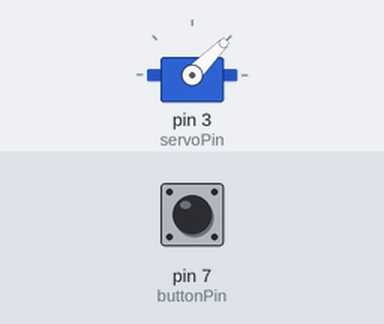
Bench run of a sketch on a simulated Arduino Uno, built with avr-gcc and run on an emulated ATmega328P. Parts: servo. Inputs (shaded band) come from the test bench; at power-on: pin 7 (buttonPin) LOW.

Above: at 1.2 s.
1.3 s: pin 7 (buttonPin) pulled HIGH for 3.2 s
At 4.3 s:
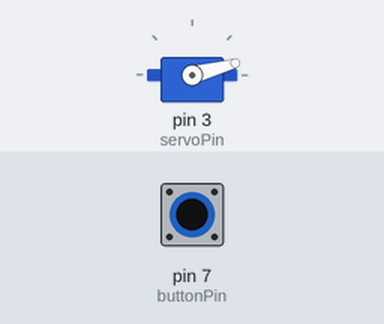
Timing chart, 0 to 5.8 s (numbered marks = the images above; inputs shaded):
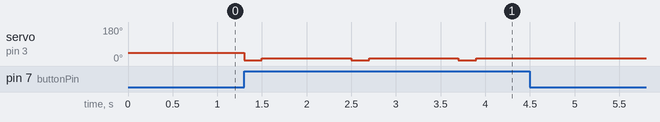

Measured:
- after the input at 1.3 s, servo on pin 3 (servoPin): alternates 15° for 1.0 s and 5° for 0.20 s, 6 changes in all, then stays 15°, starting at once

The sketch:

servo.ino
```cpp
// (licence header left out)
/*
* Example source code of an Arduino tutorial on how to control an MG 996R servo motor.
*/

#include <Servo.h>

// servo pin
const int servoPin = 3;

// pushbutton pin
const int buttonPin = 7;

Servo servo; // servo object representing the MG 996R servo

void setup() {
  // servo is wired to Arduino on digital pin 3
  servo.attach(servoPin);

  // Set up the pushbutton pins to be an input:
  pinMode(buttonPin, INPUT);

  servo.write(45); // move MG996R's shaft to angle 45°
}

void loop() {
  // local variable to hold the pushbutton states
  int buttonState;

  // read the digital state of buttonPin with digitalRead() function and store the value in buttonState variable
  buttonState = digitalRead(buttonPin);

  //if the button is pressed then released, make the servo turn once
  if (buttonState == HIGH)
  {
    servo.write(5); // move MG996R's shaft to angle 5°
    delay(200); // wait for one second
    servo.write(15); // move MG996R's shaft to angle 30°
    delay(1000); // wait for one second
  }

}
```
